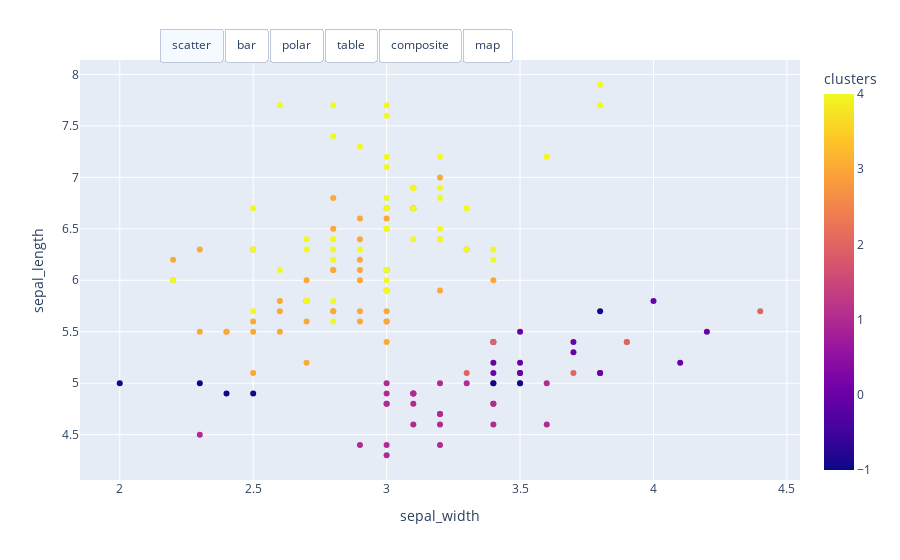

The notebook cell this image was saved under:
### Code cell
# Default plot
fig = b_simple_usages.plotly_scatter_plot_chart()

buttons = [
    dict(
        label="scatter",
        method="update",
        args=[format_plotly_data_for_update(b_simple_usages.plotly_scatter_plot_chart().to_dict())],  
    ), dict(
        label="bar",
        method="update",
        args=[format_plotly_data_for_update1(b_simple_usages.plotly_bar_plot_chart().to_dict())],  
    ), dict(
        label="polar",
        method="update",
        args=[format_plotly_data_for_update(b_simple_usages.plotly_polar_scatterplot_chart().to_dict())],  
    ), dict(
        label="table",
        method="update",
        args=[format_plotly_data_for_update(b_simple_usages.plotly_table().to_dict())],  
    ), dict(
        label="composite",
        method="update",
        args=[format_plotly_data_for_update(b_simple_usages.plotly_composite_line_bar().to_dict())],  
    ), dict(
        label="map",
        method="update",
        args=[format_plotly_data_for_update(b_simple_usages.plotly_map().to_dict())],
    )
]

# Add dropdown
fig.update_layout(
    updatemenus=[
        dict(type="buttons",
                direction="left",
                buttons=buttons,
                pad={"r": 10, "t": 10}, showactive=True, x=0.11, xanchor="left", y=1.1, yanchor="top"
                ),
    ]
)

fig.show()

### Figure 1 — Plotly figure (JSON) as saved in the notebook; plotly's stock layout.template omitted (floating-point values rounded to 4 significant figures; data arrays with more than 128 entries replaced by an {"elided": "..."} marker saying what was removed)
{"data": [{"hovertemplate": "sepal_width=%{x}<br>sepal_length=%{y}<br>clusters=%{marker.color}<extra></extra>", "legendgroup": "", "marker": {"color": {"elided": "150 int values"}, "coloraxis": "coloraxis", "symbol": "circle"}, "mode": "markers", "name": "", "orientation": "v", "showlegend": false, "type": "scatter", "x": {"elided": "150 float values"}, "xaxis": "x", "y": {"elided": "150 float values"}, "yaxis": "y"}], "layout": {"coloraxis": {"colorbar": {"title": {"text": "clusters"}}, "colorscale": [[0, "#0d0887"], [0.1111, "#46039f"], [0.2222, "#7201a8"], [0.3333, "#9c179e"], [0.4444, "#bd3786"], [0.5556, "#d8576b"], [0.6667, "#ed7953"], [0.7778, "#fb9f3a"], [0.8889, "#fdca26"], [1, "#f0f921"]]}, "legend": {"tracegroupgap": 0}, "margin": {"t": 60}, "updatemenus": [{"buttons": [{"args": [{"hovertemplate": ["sepal_width=%{x}<br>sepal_length=%{y}<br>clusters=%{marker.color}<extra></extra>"], "legendgroup": [""], "marker": [{"color": {"elided": "150 int values"}, "coloraxis": "coloraxis", "symbol": "circle"}], "mode": ["markers"], "name": [""], "orientation": ["v"], "showlegend": [false], "type": ["scatter"], "x": {"elided": "1x150 float values"}, "xaxis": ["x"], "y": {"elided": "1x150 float values"}, "yaxis": ["y"]}], "label": "scatter", "method": "update"}, {"args": [[{"alignmentgroup": ["True"], "hovertemplate": ["clusters=-1<br>species=%{x}<br>count=%{y}<extra></extra>"], "legendgroup": ["-1"], "marker": [{"color": "#636efa"}], "name": ["-1"], "offsetgroup": ["-1"], "orientation": ["v"], "showlegend": [true], "textposition": ["auto"], "type": ["bar"], "x": [["setosa", "versicolor", "virginica"]], "xaxis": ["x"], "y": [[4, 3, 1]], "yaxis": ["y"]}, {"alignmentgroup": ["True"], "hovertemplate": ["clusters=-1<br>species=%{x}<br>count=%{y}<extra></extra>"], "legendgroup": ["-1"], "marker": [{"color": "#636efa"}], "name": ["-1"], "offsetgroup": ["-1"], "orientation": ["v"], "showlegend": [true], "textposition": ["auto"], "type": ["bar"], "x": [["setosa", "versicolor", "virginica"]], "xaxis": ["x"], "y": [[4, 3, 1]], "yaxis": ["y"]}, {"alignmentgroup": ["True"], "hovertemplate": ["clusters=0<br>species=%{x}<br>count=%{y}<extra></extra>"], "legendgroup": ["0"], "marker": [{"color": "#EF553B"}], "name": ["0"], "offsetgroup": ["0"], "orientation": ["v"], "showlegend": [true], "textposition": ["auto"], "type": ["bar"], "x": [["setosa", "versicolor", "virginica"]], "xaxis": ["x"], "y": [[13, 0, 0]], "yaxis": ["y"]}, {"alignmentgroup": ["True"], "hovertemplate": ["clusters=1<br>species=%{x}<br>count=%{y}<extra></extra>"], "legendgroup": ["1"], "marker": [{"color": "#00cc96"}], "name": ["1"], "offsetgroup": ["1"], "orientation": ["v"], "showlegend": [true], "textposition": ["auto"], "type": ["bar"], "x": [["setosa", "versicolor", "virginica"]], "xaxis": ["x"], "y": [[26, 0, 0]], "yaxis": ["y"]}, {"alignmentgroup": ["True"], "hovertemplate": ["clusters=2<br>species=%{x}<br>count=%{y}<extra></extra>"], "legendgroup": ["2"], "marker": [{"color": "#ab63fa"}], "name": ["2"], "offsetgroup": ["2"], "orientation": ["v"], "showlegend": [true], "textposition": ["auto"], "type": ["bar"], "x": [["setosa", "versicolor", "virginica"]], "xaxis": ["x"], "y": [[7, 0, 0]], "yaxis": ["y"]}, {"alignmentgroup": ["True"], "hovertemplate": ["clusters=3<br>species=%{x}<br>count=%{y}<extra></extra>"], "legendgroup": ["3"], "marker": [{"color": "#FFA15A"}], "name": ["3"], "offsetgroup": ["3"], "orientation": ["v"], "showlegend": [true], "textposition": ["auto"], "type": ["bar"], "x": [["setosa", "versicolor", "virginica"]], "xaxis": ["x"], "y": [[0, 47, 0]], "yaxis": ["y"]}]], "label": "bar", "method": "update"}, {"args": [{"hovertemplate": {"elided": "187 str values"}, "legendgroup": {"elided": "187 str values"}, "marker": [{"color": "#636efa", "symbol": "circle"}, {"color": "#EF553B", "symbol": "circle"}, {"color": "#00cc96", "symbol": "circle"}, {"color": "#ab63fa", "symbol": "circle"}, {"color": "#FFA15A", "symbol": "circle"}, {"color": "#19d3f3", "symbol": "circle"}, {"color": "#FF6692", "symbol": "circle"}, {"color": "#B6E880", "symbol": "circle"}, {"color": "#FF97FF", "symbol": "circle"}, {"color": "#FECB52", "symbol": "circle"}, {"color": "#636efa", "symbol": "circle"}, {"color": "#EF553B", "symbol": "circle"}, {"color": "#00cc96", "symbol": "circle"}, {"color": "#ab63fa", "symbol": "circle"}, {"color": "#FFA15A", "symbol": "circle"}, {"color": "#19d3f3", "symbol": "circle"}, {"color": "#FF6692", "symbol": "circle"}, {"color": "#B6E880", "symbol": "circle"}, {"color": "#FF97FF", "symbol": "circle"}, {"color": "#FECB52", "symbol": "circle"}, {"color": "#636efa", "symbol": "circle"}, {"color": "#EF553B", "symbol": "circle"}, {"color": "#00cc96", "symbol": "circle"}, {"color": "#ab63fa", "symbol": "circle"}, {"color": "#FFA15A", "symbol": "circle"}, {"color": "#19d3f3", "symbol": "circle"}, {"color": "#FF6692", "symbol": "circle"}, {"color": "#B6E880", "symbol": "circle"}, {"color": "#FF97FF", "symbol": "circle"}, {"color": "#FECB52", "symbol": "circle"}, {"color": "#636efa", "symbol": "circle"}, {"color": "#EF553B", "symbol": "circle"}, {"color": "#00cc96", "symbol": "circle"}, {"color": "#ab63fa", "symbol": "circle"}, {"color": "#FFA15A", "symbol": "circle"}, {"color": "#19d3f3", "symbol": "circle"}, {"color": "#FF6692", "symbol": "circle"}, {"color": "#B6E880", "symbol": "circle"}, {"color": "#FF97FF", "symbol": "circle"}, {"color": "#FECB52", "symbol": "circle"}, {"color": "#636efa", "symbol": "circle"}, {"color": "#EF553B", "symbol": "circle"}, {"color": "#00cc96", "symbol": "circle"}, {"color": "#ab63fa", "symbol": "circle"}, {"color": "#FFA15A", "symbol": "circle"}, {"color": "#19d3f3", "symbol": "circle"}, {"color": "#FF6692", "symbol": "circle"}, {"color": "#B6E880", "symbol": "circle"}, {"color": "#FF97FF", "symbol": "circle"}, {"color": "#FECB52", "symbol": "circle"}, {"color": "#636efa", "symbol": "circle"}, {"color": "#EF553B", "symbol": "circle"}, {"color": "#00cc96", "symbol": "circle"}, {"color": "#ab63fa", "symbol": "circle"}, {"color": "#FFA15A", "symbol": "circle"}, {"color": "#19d3f3", "symbol": "circle"}, {"color": "#FF6692", "symbol": "circle"}, {"color": "#B6E880", "symbol": "circle"}, {"color": "#FF97FF", "symbol": "circle"}, {"color": "#FECB52", "symbol": "circle"}, {"color": "#636efa", "symbol": "circle"}, {"color": "#EF553B", "symbol": "circle"}, {"color": "#00cc96", "symbol": "circle"}, {"color": "#ab63fa", "symbol": "circle"}, {"color": "#FFA15A", "symbol": "circle"}, {"color": "#19d3f3", "symbol": "circle"}, {"color": "#FF6692", "symbol": "circle"}, {"color": "#B6E880", "symbol": "circle"}, {"color": "#FF97FF", "symbol": "circle"}, {"color": "#FECB52", "symbol": "circle"}, {"color": "#636efa", "symbol": "circle"}, {"color": "#EF553B", "symbol": "circle"}, {"color": "#00cc96", "symbol": "circle"}, {"color": "#ab63fa", "symbol": "circle"}, {"color": "#FFA15A", "symbol": "circle"}, {"color": "#19d3f3", "symbol": "circle"}, {"color": "#FF6692", "symbol": "circle"}, {"color": "#B6E880", "symbol": "circle"}, {"color": "#FF97FF", "symbol": "circle"}, {"color": "#FECB52", "symbol": "circle"}, {"color": "#636efa", "symbol": "circle"}, {"color": "#EF553B", "symbol": "circle"}, {"color": "#00cc96", "symbol": "circle"}, {"color": "#ab63fa", "symbol": "circle"}, {"color": "#FFA15A", "symbol": "circle"}, {"color": "#19d3f3", "symbol": "circle"}, {"color": "#FF6692", "symbol": "circle"}, {"color": "#B6E880", "symbol": "circle"}, {"color": "#FF97FF", "symbol": "circle"}, {"color": "#FECB52", "symbol": "circle"}, {"color": "#636efa", "symbol": "circle"}, {"color": "#EF553B", "symbol": "circle"}, {"color": "#00cc96", "symbol": "circle"}, {"color": "#ab63fa", "symbol": "circle"}, {"color": "#FFA15A", "symbol": "circle"}, {"color": "#19d3f3", "symbol": "circle"}, {"color": "#FF6692", "symbol": "circle"}, {"color": "#B6E880", "symbol": "circle"}, {"color": "#FF97FF", "symbol": "circle"}, {"color": "#FECB52", "symbol": "circle"}, {"color": "#636efa", "symbol": "circle"}, {"color": "#EF553B", "symbol": "circle"}, {"color": "#00cc96", "symbol": "circle"}, {"color": "#ab63fa", "symbol": "circle"}, {"color": "#FFA15A", "symbol": "circle"}, {"color": "#19d3f3", "symbol": "circle"}, {"color": "#FF6692", "symbol": "circle"}, {"color": "#B6E880", "symbol": "circle"}, {"color": "#FF97FF", "symbol": "circle"}, {"color": "#FECB52", "symbol": "circle"}, {"color": "#636efa", "symbol": "circle"}, {"color": "#EF553B", "symbol": "circle"}, {"color": "#00cc96", "symbol": "circle"}, {"color": "#ab63fa", "symbol": "circle"}, {"color": "#FFA15A", "symbol": "circle"}, {"color": "#19d3f3", "symbol": "circle"}, {"color": "#FF6692", "symbol": "circle"}, {"color": "#B6E880", "symbol": "circle"}, {"color": "#FF97FF", "symbol": "circle"}, {"color": "#FECB52", "symbol": "circle"}, {"color": "#636efa", "symbol": "circle"}, {"color": "#EF553B", "symbol": "circle"}, {"color": "#00cc96", "symbol": "circle"}, {"color": "#ab63fa", "symbol": "circle"}, {"color": "#FFA15A", "symbol": "circle"}, {"color": "#19d3f3", "symbol": "circle"}, {"color": "#FF6692", "symbol": "circle"}, {"color": "#B6E880", "symbol": "circle"}, {"color": "#FF97FF", "symbol": "circle"}, {"color": "#FECB52", "symbol": "circle"}, {"color": "#636efa", "symbol": "circle"}, {"color": "#EF553B", "symbol": "circle"}, {"color": "#00cc96", "symbol": "circle"}, {"color": "#ab63fa", "symbol": "circle"}, {"color": "#FFA15A", "symbol": "circle"}, {"color": "#19d3f3", "symbol": "circle"}, {"color": "#FF6692", "symbol": "circle"}, {"color": "#B6E880", "symbol": "circle"}, {"color": "#FF97FF", "symbol": "circle"}, {"color": "#FECB52", "symbol": "circle"}, {"color": "#636efa", "symbol": "circle"}, {"color": "#EF553B", "symbol": "circle"}, {"color": "#00cc96", "symbol": "circle"}, {"color": "#ab63fa", "symbol": "circle"}, {"color": "#FFA15A", "symbol": "circle"}, {"color": "#19d3f3", "symbol": "circle"}, {"color": "#FF6692", "symbol": "circle"}, {"color": "#B6E880", "symbol": "circle"}, {"color": "#FF97FF", "symbol": "circle"}, {"color": "#FECB52", "symbol": "circle"}, {"color": "#636efa", "symbol": "circle"}, {"color": "#EF553B", "symbol": "circle"}, {"color": "#00cc96", "symbol": "circle"}, {"color": "#ab63fa", "symbol": "circle"}, {"color": "#FFA15A", "symbol": "circle"}, {"color": "#19d3f3", "symbol": "circle"}, {"color": "#FF6692", "symbol": "circle"}, {"color": "#B6E880", "symbol": "circle"}, {"color": "#FF97FF", "symbol": "circle"}, {"color": "#FECB52", "symbol": "circle"}, {"color": "#636efa", "symbol": "circle"}, {"color": "#EF553B", "symbol": "circle"}, {"color": "#00cc96", "symbol": "circle"}, {"color": "#ab63fa", "symbol": "circle"}, {"color": "#FFA15A", "symbol": "circle"}, {"color": "#19d3f3", "symbol": "circle"}, {"color": "#FF6692", "symbol": "circle"}, {"color": "#B6E880", "symbol": "circle"}, {"color": "#FF97FF", "symbol": "circle"}, {"color": "#FECB52", "symbol": "circle"}, {"color": "#636efa", "symbol": "circle"}, {"color": "#EF553B", "symbol": "circle"}, {"color": "#00cc96", "symbol": "circle"}, {"color": "#ab63fa", "symbol": "circle"}, {"color": "#FFA15A", "symbol": "circle"}, {"color": "#19d3f3", "symbol": "circle"}, {"color": "#FF6692", "symbol": "circle"}, {"color": "#B6E880", "symbol": "circle"}, {"color": "#FF97FF", "symbol": "circle"}, {"color": "#FECB52", "symbol": "circle"}, {"color": "#636efa", "symbol": "circle"}, {"color": "#EF553B", "symbol": "circle"}, {"color": "#00cc96", "symbol": "circle"}, {"color": "#ab63fa", "symbol": "circle"}, {"color": "#FFA15A", "symbol": "circle"}, {"color": "#19d3f3", "symbol": "circle"}, {"color": "#FF6692", "symbol": "circle"}], "mode": {"elided": "187 str values"}, "name": {"elided": "187 str values"}, "r": {"elided": "187x1 float values"}, "showlegend": {"elided": "187 bool values"}, "subplot": {"elided": "187 str values"}, "theta": {"elided": "187x1 float values"}, "type": {"elided": "187 str values"}}], "label": "polar", "method": "update"}, {"args": [{"cells": [{"values": {"elided": "4x12286 mixed values"}}], "header": [{"values": ["index", "test_prediction", "model", "accuracy"]}], "type": ["table"]}], "label": "table", "method": "update"}, {"args": [{"alignmentgroup": ["True"], "hovertemplate": ["year=%{x}<br>value=%{y}<extra></extra>"], "legendgroup": [""], "marker": [{"color": "#636efa"}], "name": ["", "Canada", "Brazil", "Pakistan", "India", "United States"], "offsetgroup": [""], "orientation": ["v"], "showlegend": [false], "textposition": ["auto"], "type": ["bar", "scatter", "scatter", "scatter", "scatter", "scatter"], "x": {"elided": "6x219 str values"}, "xaxis": ["x"], "y": {"elided": "6x219 float values"}, "yaxis": ["y"]}], "label": "composite", "method": "update"}, {"args": [{"coloraxis": ["coloraxis"], "geo": ["geo"], "hovertemplate": ["<b>%{hovertext}</b><br><br>country=%{location}<br>value=%{z}<extra></extra>"], "hovertext": {"elided": "1x187 str values"}, "locationmode": ["country names"], "locations": {"elided": "1x187 str values"}, "name": [""], "type": ["choropleth"], "z": {"elided": "1x187 float values"}}], "label": "map", "method": "update"}], "direction": "left", "pad": {"r": 10, "t": 10}, "showactive": true, "type": "buttons", "x": 0.11, "xanchor": "left", "y": 1.1, "yanchor": "top"}], "xaxis": {"anchor": "y", "domain": [0, 1], "title": {"text": "sepal_width"}}, "yaxis": {"anchor": "x", "domain": [0, 1], "title": {"text": "sepal_length"}}}}
